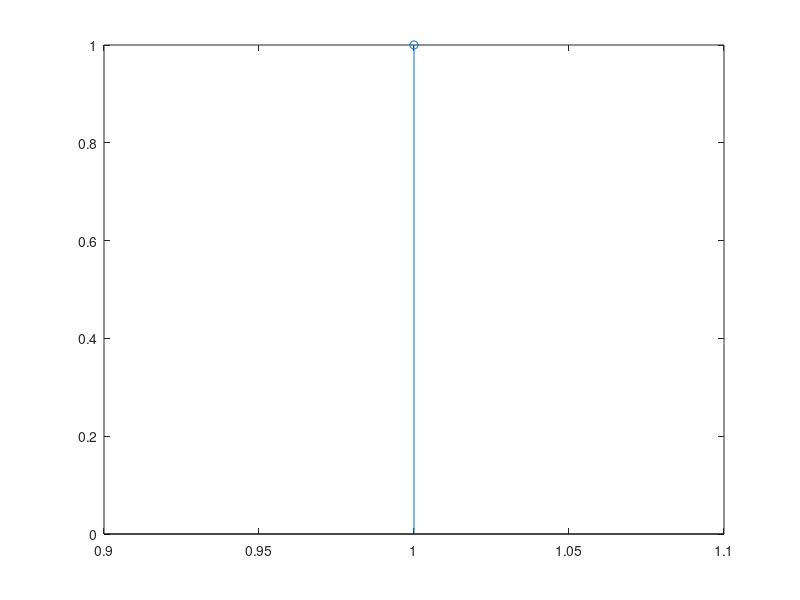

The MATLAB script that drew this image:
clc;
clear all;
close all;

pkg load signal;

x1 = input("Numerator: ");
x2 = input("Denominator: ");

h = impz(x1, x2);

disp(h);
stem(h);